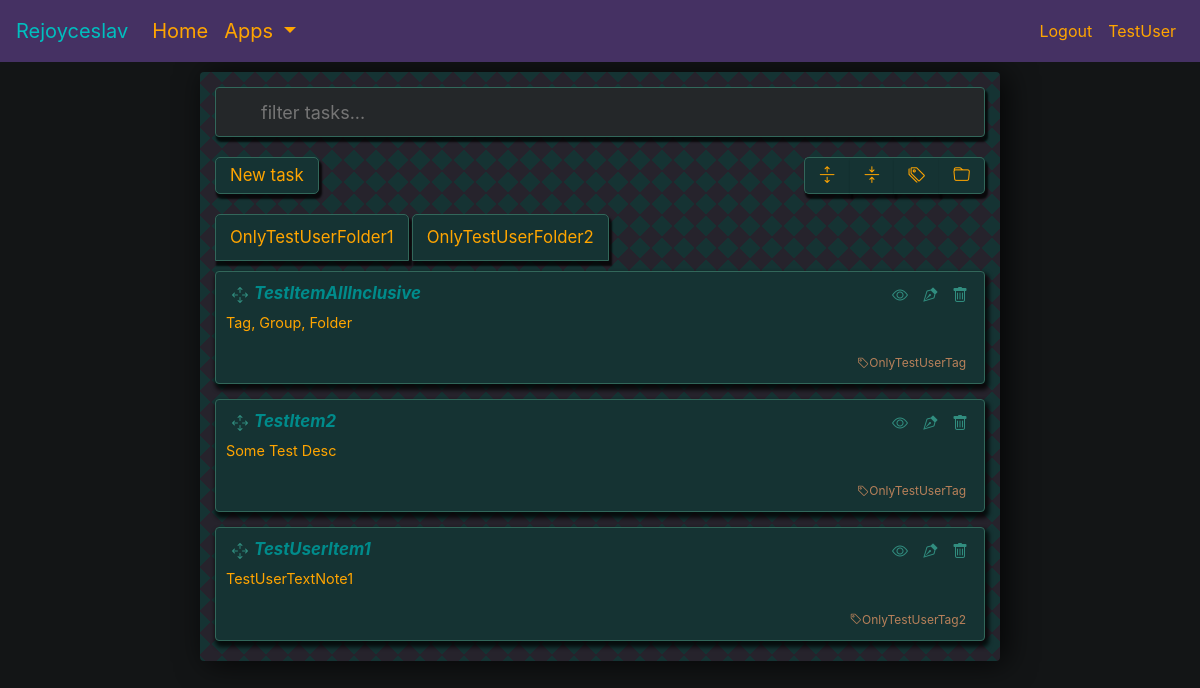
The app's page / (signed in), older data.
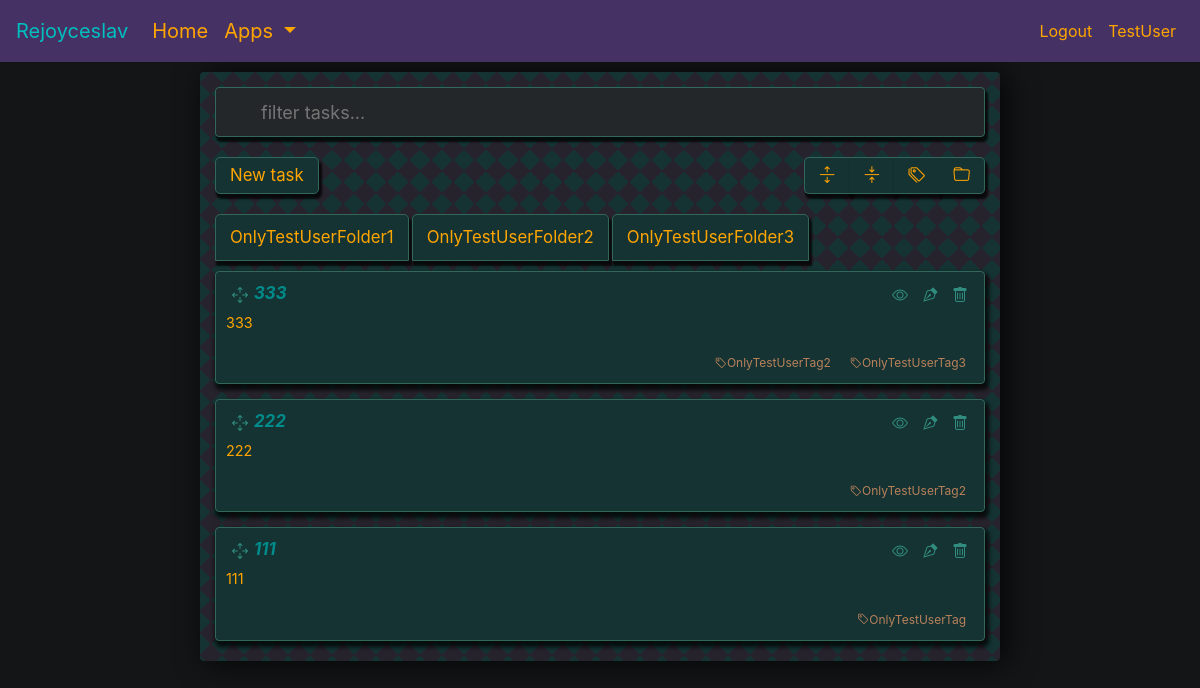
The same page, newer data.
### tasks/models.py (models this page shows, shortened)
class Folder(models.Model):
    user = models.ForeignKey(User, on_delete=models.PROTECT, null=True, blank=False)
    name = models.CharField(max_length=50, null=True, blank=False)

class Task(models.Model):
    user = models.ForeignKey(User, on_delete=models.CASCADE, null=True, blank=False)
    title = models.CharField(max_length=70, blank=False)
    description = models.TextField(null=True, blank=True)
    complete = models.BooleanField(default=False)
    create = models.DateTimeField(auto_now_add=True)
    show_task = models.BooleanField(default=True)
    tags = models.ManyToManyField(Tag, blank=True)
    folder_selected = models.ForeignKey(Folder, related_name='tasks', on_delete=models.SET_NULL, null=True, blank=True)
    class Meta:
        ordering = ['complete', '-id']  # when ordering multiple values, this is the order

class Tag(models.Model):
    user = models.ForeignKey(User, on_delete=models.PROTECT, null=True, blank=False)
    name = models.CharField(max_length=30, null=True, blank=False)
    def __str__(self):
        if self.name:
            return self.name
        else:
            return "NO_NAME_ASSIGNED"

### tasks/views.py (the view, shortened to what this page needs)
# urls.py: path('', TaskList.as_view(), name='home'),
class TaskList(LoginRequiredMixin, ListView):
    model = Task
    context_object_name = 'tasks'  # since model = Task, this is equivalent to qs=Task.objects.all()
    template_name = 'tasks/task_list.html'
    def get_context_data(self, **kwargs):
        qs = Task.objects.all().filter(user=self.request.user)
        qs_folders = Folder.objects.all().filter(user=self.request.user)
        search_query = self.request.GET.get('search', None)
        folder_query = self.request.GET.get('folder', None)
        if folder_query is not None:
            qs = qs.filter(
                Q(user=self.request.user) &
                Q(folder_selected=folder_query)
            )
        context = super(TaskList, self).get_context_data(**kwargs)
        context['tasks'] = qs
        context['folders'] = qs_folders
        return context

### tasks/templates/tasks/task_list.html (shortened to what this page needs)
{% extends 'base.html' %}
{% load tasks_tags %}
{% block content %}
<div class="center-column" style="max-width:800px">
    <div class="actions-container-row1">
        <div style="flex: 0 1 100000px;">
            <form method="GET" action="/tasks/">
                <input class="input-search input-dark" type="text" name="search" spellcheck=False placeholder="filter tasks...">
            </form>
        </div>
    </div>
    <div class="actions-container-row2">
        <form action="{% url 'tasks_create' %}">
            <div class="tooltip-wrapper" style="white-space: nowrap">
                <button class="button-flat" id="inputNewTaskButton"> New task</button>
            </div>
        </form>
        <div class="actions-row2-buttons">
            <div class="tooltip-wrapper" style="white-space: nowrap">
                <button onclick="expand_all()" class="button-flat button-flat-left" id="collapseAllButton" type="submit"><i class="bi-arrows-expand"></i></button>
            </div>
            <div class="tooltip-wrapper" style="white-space: nowrap">
                <button onclick="collapse_all()" class="button-flat button-flat-middle" id="collapseAllButton" type="submit"><i class="bi-arrows-collapse"></i></button>
            </div>
            <form action="{% url 'tasks_tags' %}">
                <div class="tooltip-wrapper" style="white-space: nowrap">
                    <button class="button-flat button-flat-middle" id="manageTagsButton"><i class="bi-tags"></i></button>
                </div>
            </form>
           <form action="{% url 'tasks_folders' %}">
                <div class="tooltip-wrapper" style="white-space: nowrap">
                    <button class="button-flat button-flat-right" id="manageFoldersButton"><i class="bi-folder"></i></button>
                </div>
           </form>
        </div>
    </div>
    <div class="actions-container-row3">
        {% for folder in folders %}
        <form method="GET" action="/tasks/">
            <div>
                <button class="tab" id="folderTab" style="border: none"><i style="font-style: normal" class="">{{folder.name}}</i></button>
            </div>
        </form>
        {% endfor %}
    </div>
    <div id="drag-items">
        {% for task in tasks %}
        {% if task.complete == False %}
        <div class="card task-main">
        {% else %}
        <div class="card task-main tm-completed">
        {% endif %}
            <div class="task-container">
                <div class="task-container-row1">
                    <div class="tooltip-wrapper">
                        <button class="handle" id="handle"><i class="bi-arrows-move"></i></button>
                    </div>
                    <div class="task-title">
                        {% if task.complete == False %}
                        <p class="task-title-text">{{task.title|linebreaksbr}}</p>
                        {% else %}
                        <p class="task-title-text ttt-completed">{{task.title|linebreaksbr}}</p>
                        {% endif %}
                    </div>
                    <div class="task-buttons">
                        <div class="separator-vertical"></div>
                        <div class="tooltip-wrapper">
                            {% if task.complete == False %}
                            <button onclick="showHide_id({{task.id}})" class="btn-info-buttonless" id="inputShowHideButton"><i class="bi-eye"></i></button>
                            {% else %}
                            <button onclick="showHide_id({{task.id}})" class="btn-info-buttonless overlay" id="inputShowHideButton"><i class="bi-eye"></i></button>
                            {% endif %}
                        </div>
                        <div class="separator-vertical"></div>
                        <form action="{% url 'tasks_edit' task.id %}">
                            <div class="tooltip-wrapper">
                                {% if task.complete == False %}
                                <button class="btn-info-buttonless" id="inputEditButton"><i class="bi-vector-pen"></i></button>
                                {% else %}
                                <button class="btn-info-buttonless overlay" id="inputEditButton"><i class="bi-vector-pen"></i></button>
                                {% endif %}
                            </div>
                        </form>
                        <div class="separator-vertical"></div>
                        <form action="{% url 'tasks_delete' task.id %}">
                            <div class="tooltip-wrapper">
                                {% if task.complete == False %}
                                <button class="btn-info-buttonless" id="inputDeleteButton"><i class="bi-trash"></i></button>
                                {% else %}
                                <button class="btn-info-buttonless overlay" id="inputDeleteButton"><i class="bi-trash"></i></button>
                                {% endif %}
                            </div>
                        </form>
                    </div>
                </div>
                {% if task.show_task %}
                <div class="task-container-row2" id="task-row2-id-{{task.id}}">
                {% else %}
                <div class="task-container-row2" id="task-row2-id-{{task.id}}" style="display: none">
                {% endif %}
                    <div class="task-description">
                        {% if task.complete == False %}
                        <p class="task-description-text">{{task.description|linebreaksbr}}</p>
                        {% else %}
                        <p class="task-description-text tdt-completed">{{task.description|linebreaksbr}}</p>
                        {% endif %}
                    </div>
                </div>
                {% if task.show_task %}
                <div class="task-container-row3" id="task-row3-id-{{task.id}}">
                {% else %}
                <div class="task-container-row3" id="task-row3-id-{{task.id}}" style="display: none">
                {% endif %}
                    {% if task.complete == False %}
                    <div class="task-tags">
                    {% else %}
                    <div class="task-tags overlay">
                    {% endif %}
                        {% for tag in task.tags.all %}
                        <form method="GET" action="/tasks/">
                            <div class="tooltip-wrapper" style="white-space: nowrap">
                                <button class="tag" id="inputNewTaskButton" style="border: none"><i style="font-style: normal" class="bi-tag">{{tag}}</i></button>
                            </div>
                        </form>
                        {% endfor %}
                    </div>
                </div>
            </div>
        </div>
        {% empty %}
        <div class="task-main">
            <h2>no records</h2>
        </div>
        {% endfor %}
    </div>
</div>
{% endblock content %}

### templates/base.html (shortened to what this page needs)
<!DOCTYPE html>
{% load static %}
<link rel="stylesheet" href="https://stackpath.bootstrapcdn.com/bootstrap/4.3.1/css/bootstrap.min.css"
>
<link rel="stylesheet" href="https://cdn.jsdelivr.net/npm/bootstrap-icons@1.5.0/font/bootstrap-icons.css">
<link rel="stylesheet" href="{% static 'dark_green_orange_style.css' %}">
<link href="{% static 'js/jquery-ui-1.12.1/jquery-ui.min.css' %}" rel="stylesheet">
<link href="{% static 'js/jquery-ui-1.12.1/jquery-ui.structure.min.css' %}" rel="stylesheet">
<link href="{% static 'js/jquery-ui-1.12.1/jquery-ui.theme.min.css' %}" rel="stylesheet">
<link rel="stylesheet" href="https://cdn.jsdelivr.net/npm/@mdi/font@5.9.55/css/materialdesignicons.min.css">
<html lang="en">
<head>
</head>
<body>
<nav class="navbar navbar-expand-lg navbar-dark bg-dark">
  <span class="navbar-brand">Rejoyceslav</span>
  <div class="collapse navbar-collapse" id="navbarSupportedContent">
    <ul class="navbar-nav mr-auto">
      <li class="nav-item active">
        <a class="nav-link" href="{% url 'home' %}">Home <span class="sr-only">(current)</span></a>
      </li>
      <li class="nav-item dropdown">
        <a class="nav-link dropdown-toggle" href="#" id="navbarDropdown" role="button" data-toggle="dropdown" aria-haspopup="true" aria-expanded="false">
          Apps
        </a>
      </li>
    </ul>
    <ul class="navbar-nav">
      {% if user.is_authenticated %}
      <li class="nav-item">
        <a class="nav-link" href="{% url 'logout' %}" style="font-size: 16px">Logout</a>
      </li>
      <li class="nav-item">
        <a class="nav-link" href="{% url 'profile_main' %}" style="font-size: 16px">{{ request.user }}</a>
      </li>
      {% endif %}
    </ul>
  </div>
</nav>
<div class="container-fluid">
  {% block content %}
  {% endblock content %}
</div>
</body>
</html>

Row changes from the older to the newer data that the page shows:
removed Task: title "TestItemAllInclusive", complete False (drawn), description "Tag, Group, Folder", Tag (name "OnlyTestUserTag")
removed Task: title "TestItem2", complete False (drawn), description "Some Test Desc", Tag (name "OnlyTestUserTag")
removed Task: title "TestUserItem1", complete False (drawn), description "TestUserTextNote1", Tag (name "OnlyTestUserTag2")
added Folder: name "OnlyTestUserFolder3"
added Task: title "333", complete False (drawn), description "333", Tag (name "OnlyTestUserTag2")
added Tag: name "OnlyTestUserTag3", shown under "333"
added Task: title "222", complete False (drawn), description "222", Tag (name "OnlyTestUserTag2")
added Task: title "111", complete False (drawn), description "111", Tag (name "OnlyTestUserTag")
